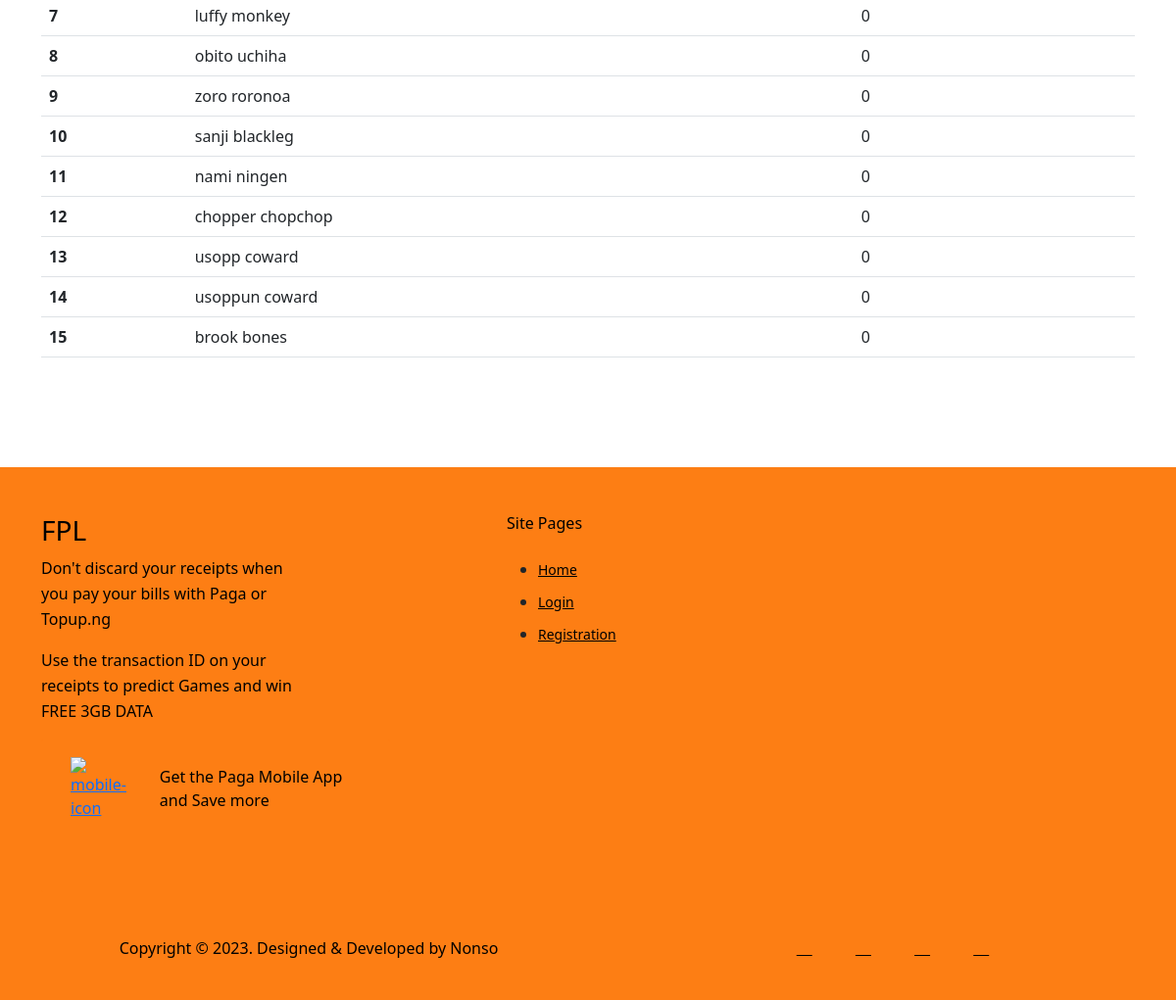
The app's page / (lower part), older data.
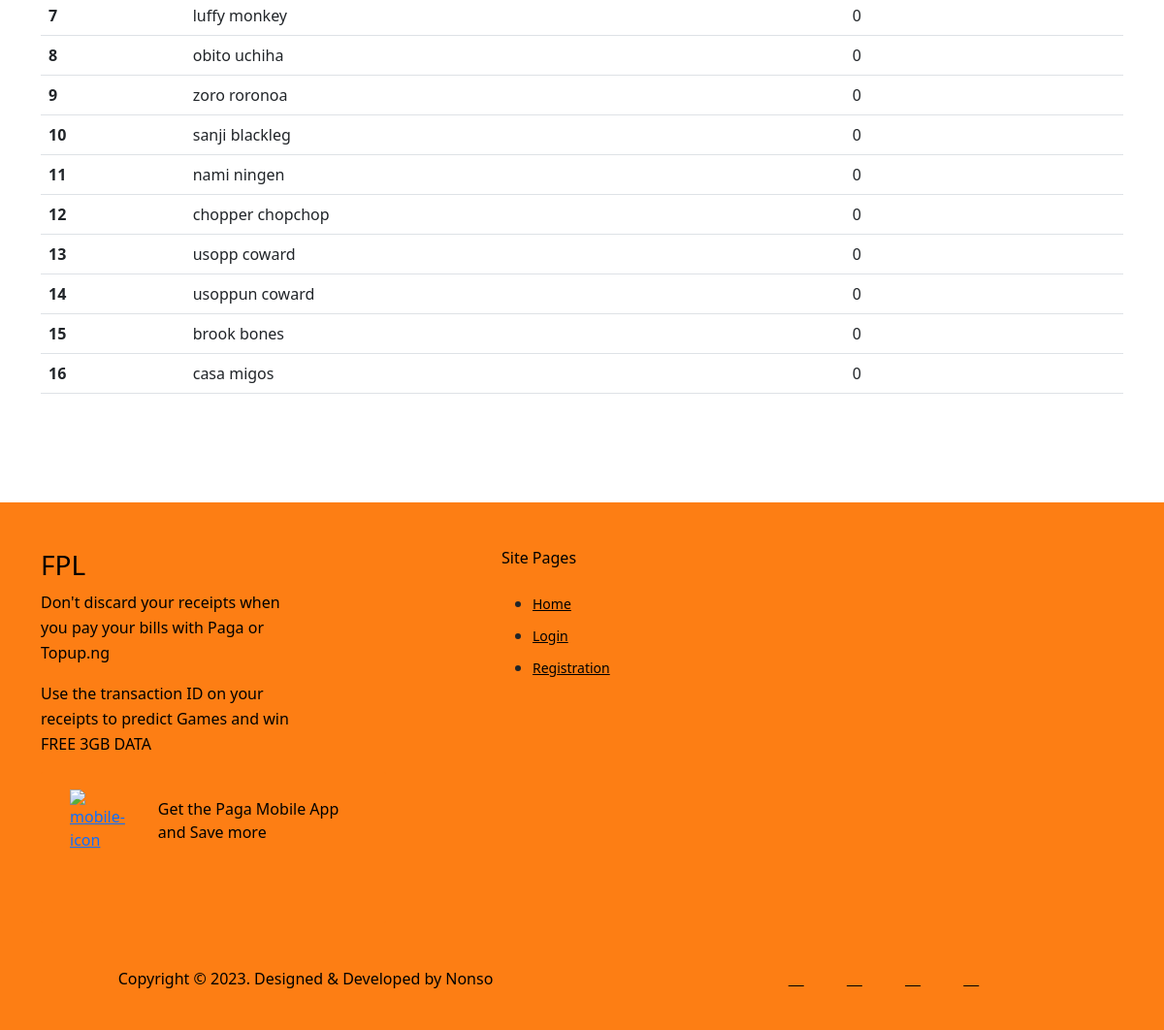
The same page, newer data.
### accounts/models.py (models this page shows, shortened)
class fplUser(models.Model):
    user = models.OneToOneField(MyUser, on_delete=models.CASCADE)
    referrer = models.ForeignKey('self', on_delete=models.CASCADE, null=True, blank=True, related_name='referred')
    fav_club = models.CharField(max_length=100, verbose_name='Favorite Club')
    total_points = models.IntegerField(default=0)
    total_referrals = models.IntegerField(default=0)
    refer_valid = models.BooleanField(default=False)

class MyUser(AbstractBaseUser, PermissionsMixin):
    email = models.EmailField(max_length=255, unique=True)
    first_name = models.CharField(max_length=100)
    last_name = models.CharField(max_length=100)
    phone = PhoneNumberField(unique=True)
    confirmed = models.BooleanField(default=False, null=True, blank=True)
    confirmed_date = models.DateField(null=True, blank=True)
    date_created = models.DateTimeField(auto_now_add=True)
    is_active = models.BooleanField(default=True)
    admin = models.BooleanField(default=False)
    staff = models.BooleanField(default=False)
    USERNAME_FIELD = 'email'
    REQUIRED_FIELDS = ['first_name', 'last_name', 'phone']
    objects = MyUserManager()
    def full_name(self):
        return f"{self.first_name} {self.last_name}"

### fpl_data/views.py (the view)
# urls.py: path('', home_view, name='home'),
def home_view(request):
    form = TokenForm()
    predictions = []
    if request.user.is_authenticated:
        user = fplUser.objects.get(user=request.user)
        predictions = Prediction.objects.filter(user=user)
    users = fplUser.objects.all()
    fusers = users.order_by('-total_points')
    rusers = users.order_by('-total_referrals')
    fixtures = []
    games = scores_data()
    league_name = games['response'][0]['league']['name']
    match_date = games['parameters']['date']
    for game in games['response']:
            if game['goals']['home'] == None or game['goals']['away'] == None:
                game['goals']['home'] = '0'
                game['goals']['away'] = '0'
            fixtures.append({
                'fixture_id' :game['fixture']['id'],
                'home_logo' :game['teams']['home']['logo'],
                'home_name' :game['teams']['home']['name'],
                'home_goals' :game['goals']['home'],
                'away_logo' :game['teams']['away']['logo'],
                'away_name' :game['teams']['away']['name'],
                'away_goals' :game['goals']['away'],
                'link': reverse('predict', args=[game['fixture']['id']])
            })
    context = {
        'predictions': predictions,
        'fusers': fusers,
        'rusers': rusers,
        'form': form,
        'fixtures': fixtures,
        'league_name': league_name,
        'match_date': match_date,
    }
    return render(request, 'home.html', context)

### fpl_data/json_loader.py (called while the page is built)
def scores_data():
    with open(pwd + '/json_data/fpl_data.json','r') as f:
        raw_str = f.read()
    data = json.loads(raw_str)
    return data

### templates/home.html (shortened to what this page needs)
{% extends 'base.html' %}
{% load static %}
{% block content %}
<div class="container px-5-md px-5-sm">
  <br><br>
  <div class="my-5 pb-5">
    <div class="tab-content mt-3" id="myTabContent">
      <div class="tab-pane fade show active" id="rank" role="tabpanel" aria-labelledby="rank-tab">
        <div class="table-responsive">
            <table class="table table-hover">
                <tbody>
                  {% for user in fusers %}
                  <tr>
                    <th scope="row">{{ forloop.counter }}</th>
                    <td>{{user.user.full_name}}</td>
                    <td>{{user.total_points}}</td>
                  </tr>
                  {% endfor %}
                </tbody>
            </table>
        </div>
      </div>
    </div>
  </div>
</div>
{% endblock %}

Row changes from the older to the newer data that the page shows:
added fplUser: user.full_name "casa migos", total_points "0"
